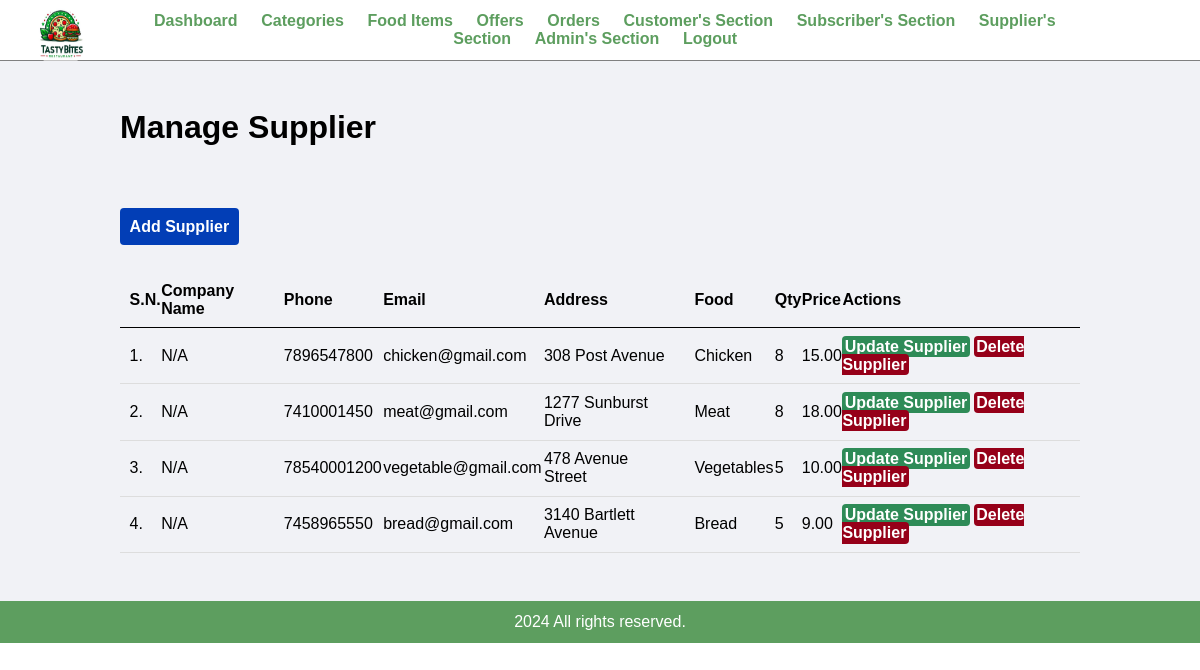
The app's page /admin/manage-supplier.php (signed in) with its own data.
### tables this page shows
CREATE TABLE IF NOT EXISTS `tbl_supplier` (
  `id` int(10) UNSIGNED NOT NULL AUTO_INCREMENT,
  `company_name` varchar(100) NOT NULL,
  `phone` varchar(20) NOT NULL,
  `email` varchar(150) NOT NULL,
  `address` varchar(255) NOT NULL,
  `food` varchar(150) NOT NULL,
  `qty` int(11) NOT NULL,
  `price` decimal(10,2) NOT NULL,
  PRIMARY KEY (`id`)
);

### admin/manage-supplier.php (the view, shortened to what this page needs)
<?php include('partials/menu.php'); ?>
<div class="main-content">
    <div class="wrapper">
        <h1>Manage Supplier</h1>
        <br /><br />
        <br><br>
        <a href="<?php echo SITEURL; ?>admin/add-supplier.php" class="btn-primary">Add Supplier</a>
        <br /><br /><br />
        <table class="tbl-full">
            <tr>
                <th>S.N.</th>
                <th>Company Name</th>
                <th>Phone</th>
                <th>Email</th>
                <th>Address</th>
                <th>Food</th>
                <th>Qty</th>
                <th>Price</th>
                <th>Actions</th>
            </tr>
            <?php
                $sql = "SELECT * FROM tbl_supplier";
                $res = mysqli_query($conn, $sql);
                $count = mysqli_num_rows($res);
                $sn=1;
                if($count>0)
                {
                    while($row=mysqli_fetch_assoc($res))
                    {
                        $id = isset($row['id']) ? $row['id'] : '';
                        $company = isset($row['company']) ? $row['company'] : 'N/A';
                        $phone = isset($row['phone']) ? $row['phone'] : 'N/A';
                        $email = isset($row['email']) ? $row['email'] : 'N/A';
                        $address = isset($row['address']) ? $row['address'] : 'N/A';
                        $food = isset($row['food']) ? $row['food'] : 'N/A';
                        $qty = isset($row['qty']) ? $row['qty'] : 'N/A';
                        $price = isset($row['price']) ? $row['price'] : 'N/A';
                        ?>
                            <tr>
                                <td><?php echo $sn++; ?>. </td>
                                <td><?php echo $company; ?></td>
                                <td><?php echo $phone; ?></td>
                                <td><?php echo $email; ?></td>
                                <td><?php echo $address; ?></td>
                                <td><?php echo $food; ?></td>
                                <td><?php echo $qty; ?></td>
                                <td><?php echo $price; ?></td>
                                <td>
                                    <a href="<?php echo SITEURL; ?>admin/update-supplier.php?id=<?php echo $id; ?>" class="btn-secondary">Update Supplier</a>
                                    <a href="<?php echo SITEURL; ?>admin/delete-supplier.php?id=<?php echo $id; ?>" class="btn-danger">Delete Supplier</a>
                                </td>
                            </tr>
                        <?php
                    }
                }
                else
                {
                    ?>
                    <tr>
                        <td colspan="9"><div class="error">No Supplier Added.</div></td>
                    </tr>
                    <?php
                }
            ?>
        </table>
    </div>
</div>
<?php include('partials/footer.php'); ?>

### css/admin.css (style rules this page uses)
* { margin: 0; padding: 0; font-family: Arial, Helvetica, sans-serif; }
.wrapper { padding: 1%; width: 80%; margin: 0 auto; }
.tbl-full { width: 100%; }
table { border-collapse: collapse; width: 100%; }
th, td { padding: 8px; text-align: left; border-bottom: 1px solid #ddd; }
table tr th { border-bottom: 1px solid black; padding: 1%; text-align: left; }
table tr td { padding: 1%; }
.btn-primary { background-color: #023eb6; border-radius:4px; padding: 1%; color: white; text-decoration: none; font-weight: bold; }
.btn-secondary { background-color: #2e8b57; border-radius:4px; padding: 1%; color: white; text-decoration: none; font-weight: bold; }
.btn-danger { background-color: #960019; border-radius:4px; padding: 1%; color: white; text-decoration: none; font-weight: bold; }
.main-content { background-color: #f1f2f6; padding: 3% 0; }

### records on screen
tbl_supplier: company "N/A", phone "7896547800", email "chicken@gmail.com", address "308 Post Avenue", food "Chicken", qty "8", price "15.00"
tbl_supplier: company "N/A", phone "7410001450", email "meat@gmail.com", address "1277 Sunburst Drive", food "Meat", qty "8", price "18.00"
tbl_supplier: company "N/A", phone "78540001200", email "vegetable@gmail.com", address "478 Avenue Street", food "Vegetables", qty "5", price "10.00"
tbl_supplier: company "N/A", phone "7458965550", email "bread@gmail.com", address "3140 Bartlett Avenue", food "Bread", qty "5", price "9.00"
